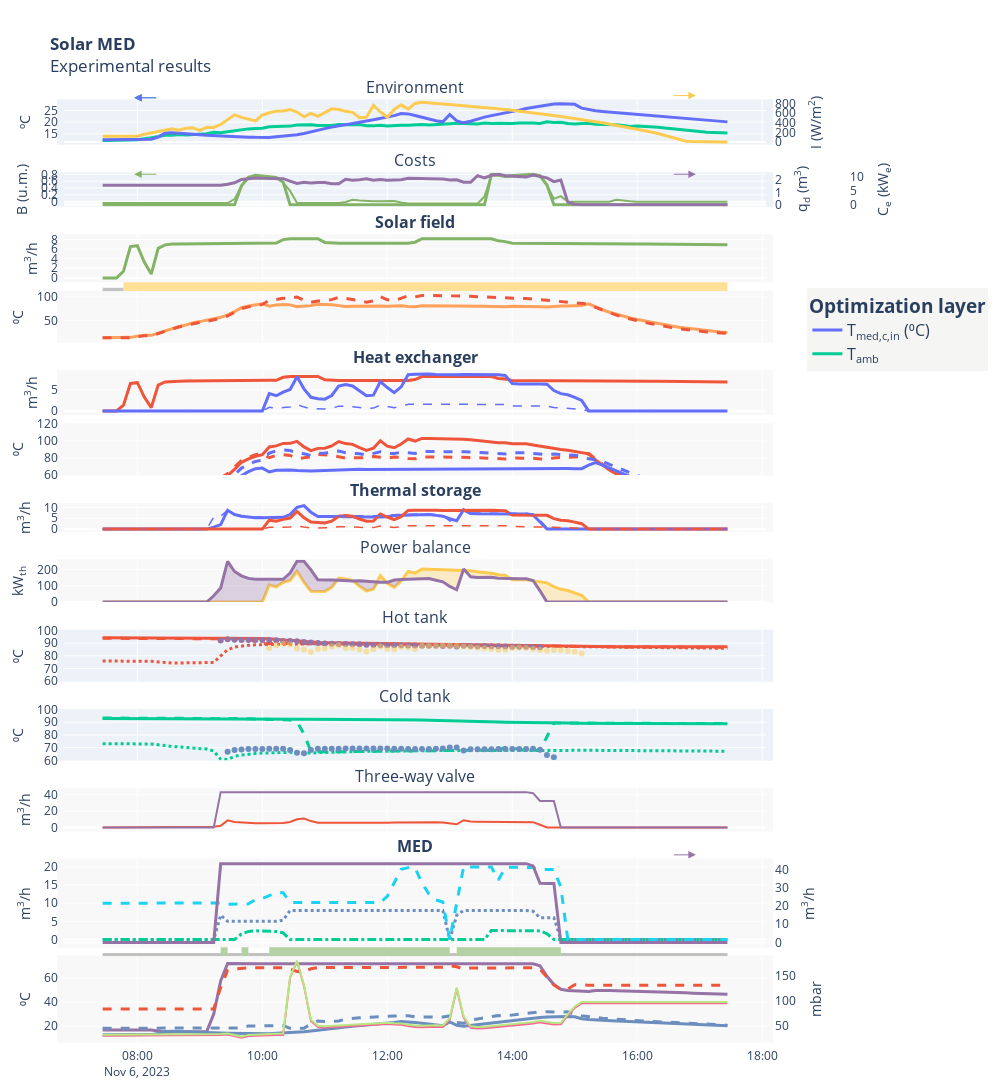

The code cell stored with this chart in its notebook:
### Markdown cell above
### Pre-processing

### Code cell
data_paths = [
    data_path / f"datasets/{filename_process_data}",
    data_path / f"datasets/{filename_process_data2}",
]

with open(data_path / "variables_config.hjson") as f:
    vars_config = hjson.load(f)

with open(data_path / "plot_config.hjson") as f:
    plot_config = hjson.load(f)

# Load data and preprocess data
df = data_preprocessing(data_paths, vars_config, sample_rate_key=sample_rate)

# Condition data
df = data_conditioning(
    df,
    cost_w=cost_w,
    cost_e=cost_e,
    sample_rate_numeric=sample_rate_numeric,
    vars_config=vars_config,
)

# Test visualization
with open(data_path / "plot_config.hjson") as f:
    plot_config = hjson.load(f)

fig = experimental_results_plot(
    plot_config, df, vars_config=vars_config, resample=resample_figures
)

fig.show(
    config=generate_plotly_config(
        fig, figure_name=f'solar_med_{df.index[0].strftime("%Y%m%d")}'
    )
)
